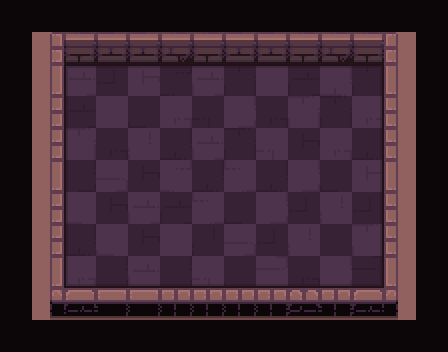

A level layout from a 2D game, rendered from its tile map. Below: a short description, then the map file with its tile-grid data intact:
An orthogonal 14x11 tile map with 32x32 px tiles, 4 tile layers (path, types, ground, floor_shadow), 1 hidden layer not drawn and 9 objects (4x switch, 4x hero, frame).

<map version="1.2" tiledversion="2019.03.13" orientation="orthogonal" renderorder="right-down" width="14" height="11" tilewidth="32" tileheight="32" infinite="0" nextlayerid="109" nextobjectid="19">
 <tileset firstgid="1" name="tileset" tilewidth="32" tileheight="32" spacing="2" margin="1" tilecount="200" columns="10">
  <image source="tileset.png" trans="000000" width="340" height="680" />
  <terraintypes>
   <terrain name="floor" tile="79" />
   <terrain name="wall" tile="69" />
   <terrain name="hole" tile="78" />
   <terrain name="infected" tile="77" />
  </terraintypes>
 </tileset>
 <layer id="104" name="checkers" width="14" height="11" visible="0">
  <data encoding="csv">
69,0,69,0,69,0,69,0,69,0,69,0,69,0,
0,69,0,69,0,69,0,69,0,69,0,69,0,69,
69,0,69,0,69,0,69,0,69,0,69,0,69,0,
0,69,0,69,0,69,0,69,0,69,0,69,0,69,
69,0,69,0,69,0,69,0,69,0,69,0,69,0,
0,69,0,69,0,69,0,69,0,69,0,69,0,69,
69,0,69,0,69,0,69,0,69,0,69,0,69,0,
0,69,0,69,0,69,0,69,0,69,0,69,0,69,
69,0,69,0,69,0,69,0,69,0,69,0,69,0,
0,69,0,69,0,69,0,69,0,69,0,69,0,69,
69,0,69,0,69,0,69,0,69,0,69,0,69,0
</data>
 </layer>
 <layer id="105" name="path" width="14" height="11">
  <data encoding="csv">
0,0,0,0,0,0,0,0,0,0,0,0,0,0,
0,0,0,0,0,0,0,0,0,0,0,0,0,0,
0,0,80,80,80,80,80,80,80,80,80,80,0,0,
0,0,80,80,80,80,80,80,80,80,80,80,0,0,
0,0,80,80,80,80,80,80,80,80,80,80,0,0,
0,0,80,80,80,80,80,80,80,80,80,80,0,0,
0,0,80,80,80,80,80,80,80,80,80,80,0,0,
0,0,80,80,80,80,80,80,80,80,80,80,0,0,
0,0,80,80,80,80,80,80,80,80,80,80,0,0,
0,0,0,0,0,0,0,0,0,0,0,0,0,0,
0,0,0,0,0,0,0,0,0,0,0,0,0,0
</data>
 </layer>
 <objectgroup id="14" name="camera">
  <object id="12" name="frame" type="frame" x="49.333" y="32.333" width="347" height="268.818" />
 </objectgroup>
 <objectgroup id="2" name="objects">
  <object id="11" name="switch" type="switch" x="144.333" y="215">
   <properties>
    <property name="autoDisable" type="bool" value="true" />
   </properties>
   <point />
  </object>
  <object id="13" name="switch" type="switch" x="272.667" y="213.333">
   <properties>
    <property name="autoDisable" type="bool" value="true" />
   </properties>
   <point />
  </object>
  <object id="14" name="switch" type="switch" x="336.667" y="214">
   <properties>
    <property name="autoDisable" type="bool" value="true" />
   </properties>
   <point />
  </object>
  <object id="15" name="switch" type="switch" x="206.667" y="212">
   <properties>
    <property name="autoDisable" type="bool" value="true" />
   </properties>
   <point />
  </object>
  <object id="9" name="hero" type="hero" x="112" y="147.333">
   <point />
  </object>
  <object id="16" name="hero" type="hero" x="177.333" y="148">
   <point />
  </object>
  <object id="17" name="hero" type="hero" x="240" y="148.667">
   <point />
  </object>
  <object id="18" name="hero" type="hero" x="306.667" y="149.333">
   <point />
  </object>
 </objectgroup>
 <layer id="106" name="types" width="14" height="11">
  <data encoding="csv">
79,79,79,79,79,79,79,79,79,79,79,79,79,79,
79,70,70,70,70,70,70,70,70,70,70,70,70,79,
79,70,80,80,80,80,80,80,80,80,80,80,70,79,
79,70,80,80,80,80,80,80,80,80,80,80,70,79,
79,70,80,80,80,80,80,80,80,80,80,80,70,79,
79,70,80,80,80,80,80,80,80,80,80,80,70,79,
79,70,80,80,80,80,80,80,80,80,80,80,70,79,
79,70,80,80,80,80,80,80,80,80,80,80,70,79,
79,70,80,80,80,80,80,80,80,80,80,80,70,79,
79,70,70,70,70,70,70,70,70,70,70,70,70,79,
79,79,79,79,79,79,79,79,79,79,79,79,79,79
</data>
 </layer>
 <layer id="107" name="ground" width="14" height="11">
  <data encoding="csv">
0,0,0,0,0,0,0,0,0,0,0,0,0,0,
0,1,2,3,3,4,2,3,3,2,4,2,6,0,
0,11,153,37,132,7,153,29,133,39,122,29,16,0,
0,21,39,133,20,141,30,131,27,143,29,141,26,0,
0,21,143,27,154,8,153,29,144,18,141,8,26,0,
0,11,17,123,18,121,8,124,8,131,20,132,16,0,
0,21,134,18,153,39,124,20,131,37,154,37,26,0,
0,21,8,134,18,133,40,123,37,154,19,143,26,0,
0,31,141,17,153,17,144,20,142,27,131,28,36,0,
0,41,42,52,52,53,53,53,53,43,53,45,46,0,
0,0,0,0,0,0,0,0,0,0,0,0,0,0
</data>
 </layer>
 <layer id="108" name="floor_shadow" width="14" height="11">
  <data encoding="csv">
0,0,0,0,0,0,0,0,0,0,0,0,0,0,
0,0,0,0,0,0,0,0,0,0,0,0,0,0,
0,0,12,13,13,13,13,13,13,13,13,15,0,0,
0,0,22,0,0,0,0,0,0,0,0,25,0,0,
0,0,22,0,0,0,0,0,0,0,0,25,0,0,
0,0,22,0,0,0,0,0,0,0,0,25,0,0,
0,0,22,0,0,0,0,0,0,0,0,25,0,0,
0,0,22,0,0,0,0,0,0,0,0,25,0,0,
0,0,32,33,33,33,33,33,33,33,33,35,0,0,
0,0,0,0,0,0,0,0,0,0,0,0,0,0,
0,0,0,0,0,0,0,0,0,0,0,0,0,0
</data>
 </layer>
</map>
